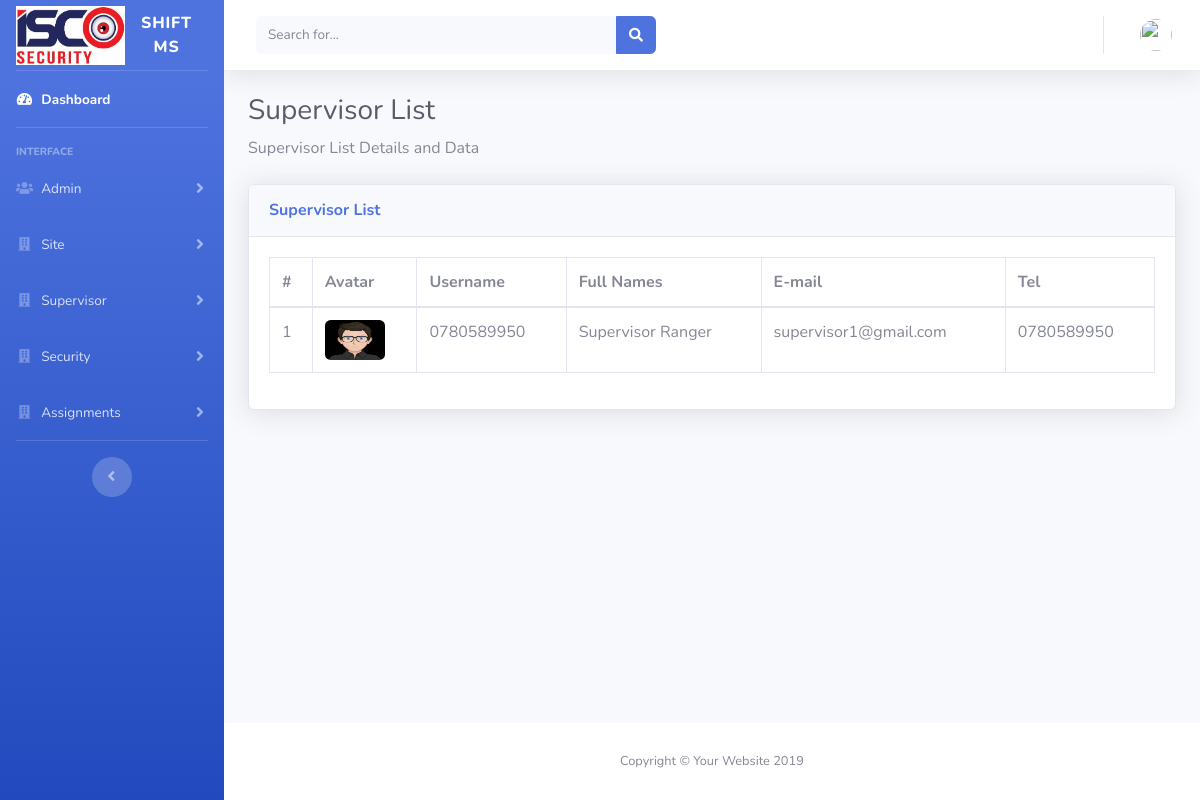
/master/index.php?view-supervisor (signed in), run on the app's committed database.
### tables this page shows
CREATE TABLE `supervisor` (
  `supervisor_id` int(11) NOT NULL,
  `username` longtext DEFAULT NULL,
  `password` longtext DEFAULT NULL,
  `supervisor_name` longtext DEFAULT NULL,
  `gender` longtext DEFAULT NULL,
  `u_type_id` int(100) DEFAULT NULL,
  `tel` longtext DEFAULT NULL,
  `mail` longtext DEFAULT NULL,
  `profile` varchar(255) DEFAULT NULL,
  `site_id` int(11) DEFAULT NULL
);

### master/view_supervisor.php (the view, shortened to what this page needs)
<div class="container-fluid">
    <?php
        $query1=$conn->query("SELECT * FROM supervisor ");
        if($query1->num_rows <= 0   ){
    ?>
        <div class="sufee-alert alert with-close alert-info alert-dismissible fade show">
            <span class="badge badge-pill badge-info">Infoming</span>
            Sorry You Don't Have Any Supervisor.
                <button type="button" class="close" data-dismiss="alert" aria-label="Close">
                <span aria-hidden="true">&times;</span>
                </button>
        </div>
    <?php
        }else{
    ?>
        <h1 class="h3 mb-2 text-gray-800">Supervisor List</h1>
        <p class="mb-4">Supervisor List Details and Data </p>
        <div class="card shadow mb-4">
        <div class="card-header py-3">
          <h6 class="m-0 font-weight-bold text-primary">Supervisor List</h6>
        </div>
            <div class="card-body">
        <div class="table-responsive">
          <table class="table table-bordered" id="dataTable" width="100%" cellspacing="0">
            <thead>
              <tr>
                  <th>#</th>
                  <th>Avatar</th>
                  <th>Username</th>
                  <th>Full Names</th>
                  <th>E-mail</th>
                  <th>Tel</th>
              </tr>
            </thead>
            <?php
              $sql1="SELECT * FROM supervisor ORDER BY supervisor_id DESC";
              $result1=$conn->query($sql1);
              $no=0;
              while ($row1 = $result1->fetch_assoc()) {
              $sup_profile=$row1['profile'];
              $no+=1;
              if (empty($sup_profile)) {
      $fileName = "../master/user-avatar.jpg";
  } else {
      $fileName = "$sup_profile";
  }
          ?>
          <tbody>
              <tr>
                  <td><?php echo $no; ?></td>
                  <td>
                   <img class="img-profile rounded" src="../supervisor/supervisor_profile/<?php echo $fileName ?>" alt="<?php echo $sup_profile ?>" style="width: 60px;height: 40px;">
                  </td>
                  <td><?php echo $row1['username'];?></td>
                  <td><?php echo $row1['supervisor_name'];?></td>
                  <td><?php echo $row1['mail'];?></td>
                  <td><?php echo $row1['tel'];?></td>
              </tr>
          </tbody>
          <?php }  ?>
          </table>
        </div>
      </div>
      </div>
    </div>
    <?php
        }
    ?>

### data on the page
supervisor: profile (picture), username "0780589950", supervisor_name "Supervisor Ranger", mail "supervisor1@gmail.com", tel "0780589950"
